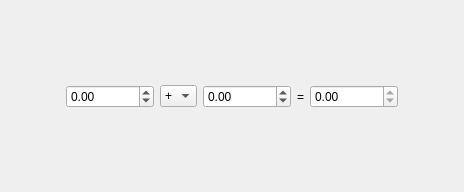
<?xml version="1.0" encoding="UTF-8"?>
<ui version="4.0">
 <class>Dialog</class>
 <widget class="QDialog" name="Dialog">
  <property name="geometry">
   <rect>
    <x>0</x>
    <y>0</y>
    <width>464</width>
    <height>192</height>
   </rect>
  </property>
  <property name="windowTitle">
   <string>Kalkulacka</string>
  </property>
  <layout class="QGridLayout" name="gridLayout">
   <item row="0" column="2">
    <spacer name="verticalSpacer">
     <property name="orientation">
      <enum>Qt::Vertical</enum>
     </property>
     <property name="sizeHint" stdset="0">
      <size>
       <width>20</width>
       <height>65</height>
      </size>
     </property>
    </spacer>
   </item>
   <item row="1" column="1">
    <widget class="QDoubleSpinBox" name="sb_operand1">
     <property name="minimum">
      <double>-999999.000000000000000</double>
     </property>
     <property name="maximum">
      <double>999999.000000000000000</double>
     </property>
    </widget>
   </item>
   <item row="1" column="3">
    <widget class="QDoubleSpinBox" name="sb_operand2">
     <property name="minimum">
      <double>-999999.000000000000000</double>
     </property>
     <property name="maximum">
      <double>999999.000000000000000</double>
     </property>
    </widget>
   </item>
   <item row="1" column="5">
    <widget class="QLabel" name="label">
     <property name="text">
      <string>=</string>
     </property>
    </widget>
   </item>
   <item row="1" column="6">
    <widget class="QDoubleSpinBox" name="sb_result">
     <property name="readOnly">
      <bool>true</bool>
     </property>
     <property name="minimum">
      <double>-999999.000000000000000</double>
     </property>
     <property name="maximum">
      <double>999999.000000000000000</double>
     </property>
    </widget>
   </item>
   <item row="2" column="2">
    <spacer name="verticalSpacer_2">
     <property name="orientation">
      <enum>Qt::Vertical</enum>
     </property>
     <property name="sizeHint" stdset="0">
      <size>
       <width>20</width>
       <height>65</height>
      </size>
     </property>
    </spacer>
   </item>
   <item row="1" column="2">
    <widget class="QComboBox" name="cb_operator">
     <item>
      <property name="text">
       <string>+</string>
      </property>
     </item>
     <item>
      <property name="text">
       <string>-</string>
      </property>
     </item>
     <item>
      <property name="text">
       <string>*</string>
      </property>
     </item>
     <item>
      <property name="text">
       <string>/</string>
      </property>
     </item>
    </widget>
   </item>
   <item row="1" column="0">
    <spacer name="horizontalSpacer">
     <property name="orientation">
      <enum>Qt::Horizontal</enum>
     </property>
     <property name="sizeHint" stdset="0">
      <size>
       <width>40</width>
       <height>20</height>
      </size>
     </property>
    </spacer>
   </item>
   <item row="1" column="7">
    <spacer name="horizontalSpacer_2">
     <property name="orientation">
      <enum>Qt::Horizontal</enum>
     </property>
     <property name="sizeHint" stdset="0">
      <size>
       <width>40</width>
       <height>20</height>
      </size>
     </property>
    </spacer>
   </item>
  </layout>
 </widget>
 <resources/>
 <connections/>
</ui>
